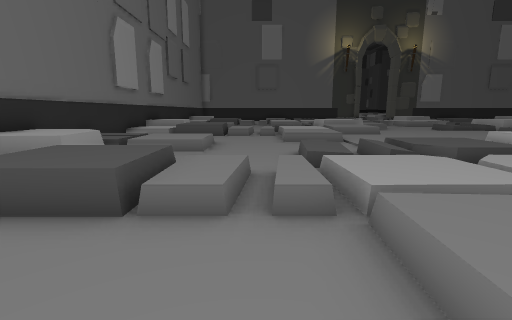
View 1 (above)

22 first-person views from a walk through a Unity game level. The camera is 1.2 m above the floor, tilts 10° down and sees 85° across. The floor is counted in squares, 1 m on a side. Each view is taken from the middle of a square. On the plan, view 1 faces up. The plan holds only what a view shows up to about 13 squares ahead; the rest is blank. The place goes on beyond the plan. The player is left out.

View 2
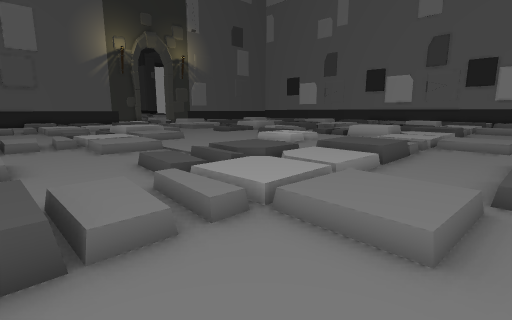

View 3
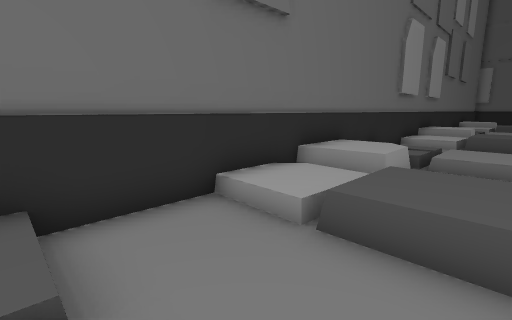

View 4
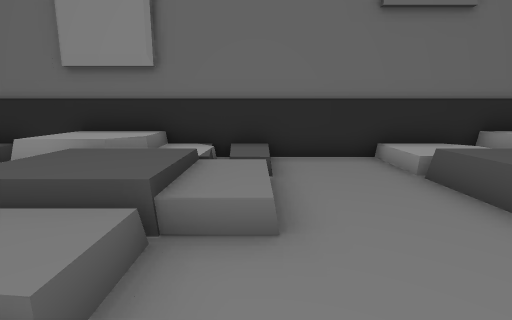

View 5
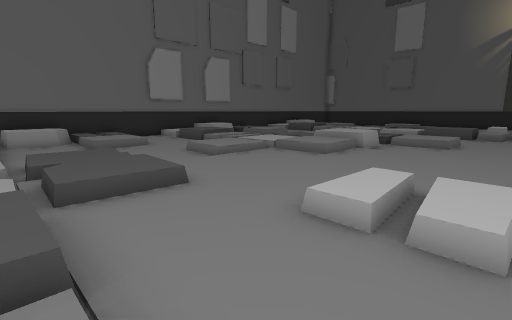

View 6
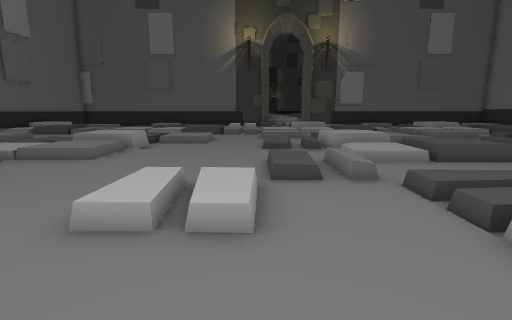

View 7
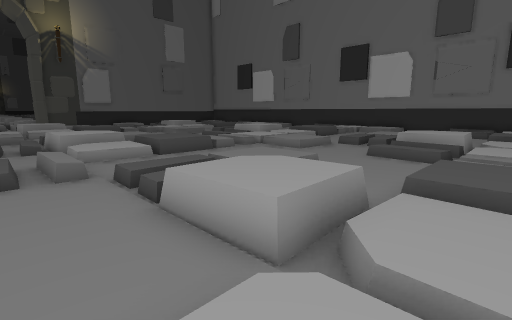

View 8
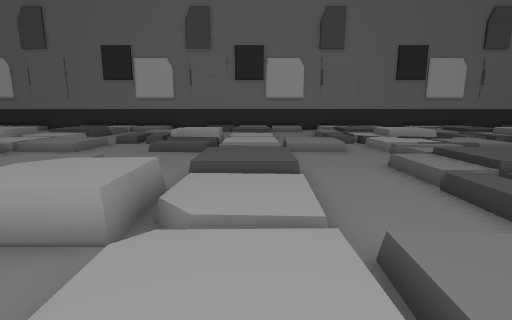

View 9
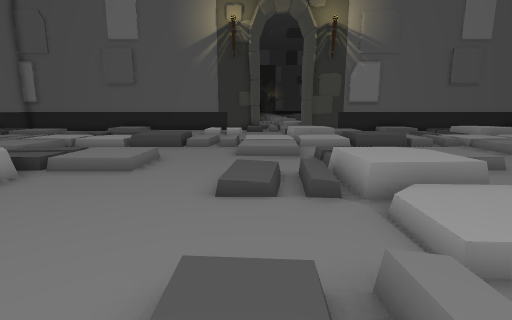

View 10
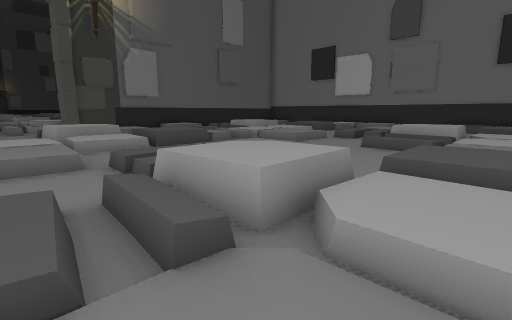

View 11
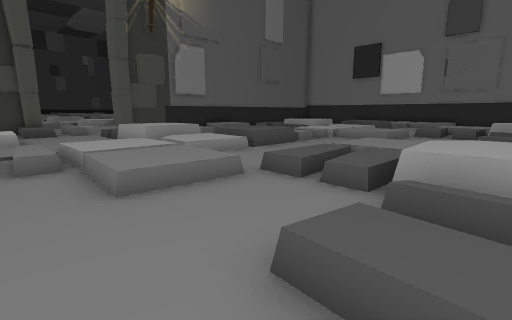

View 12
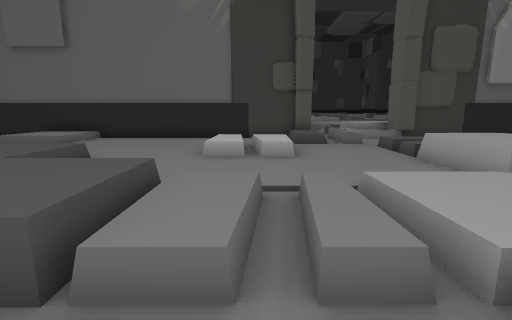

View 13
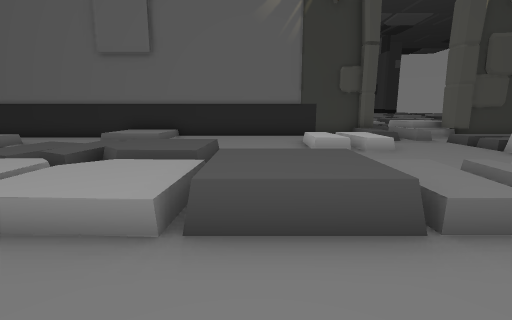

View 14
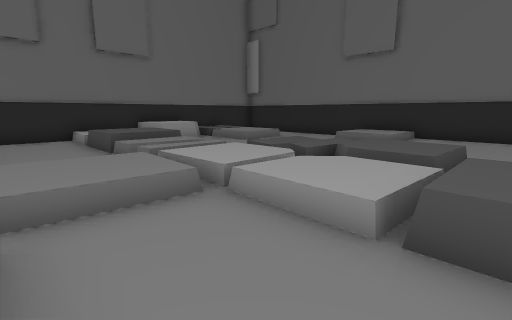

View 15
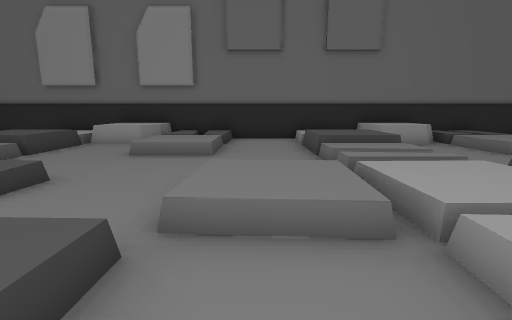

View 16
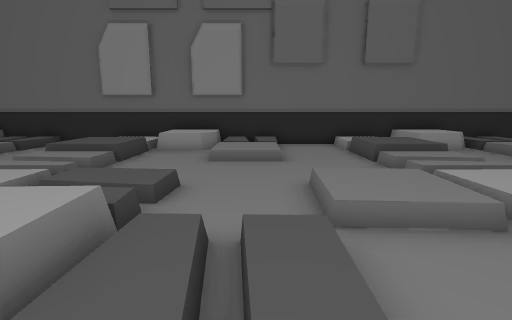

View 17
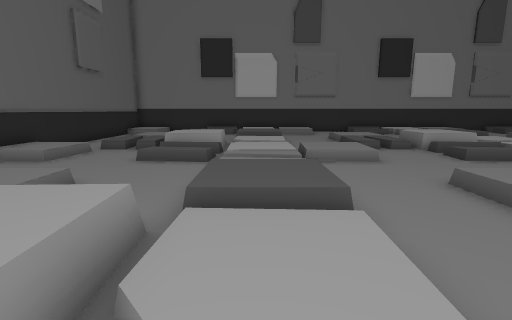

View 18
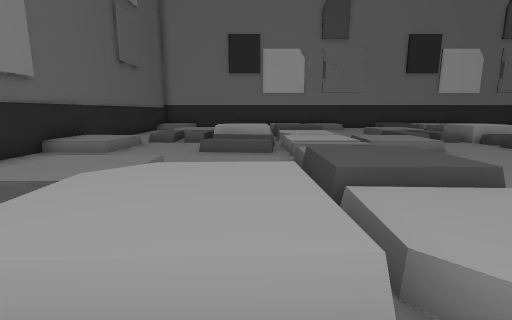

View 19
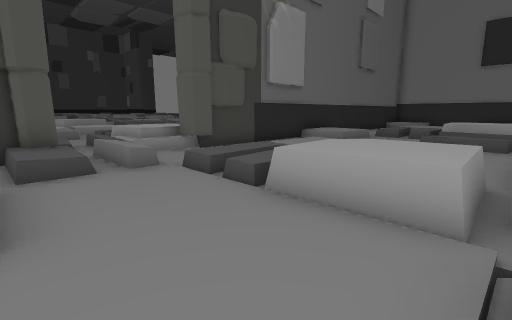

View 20
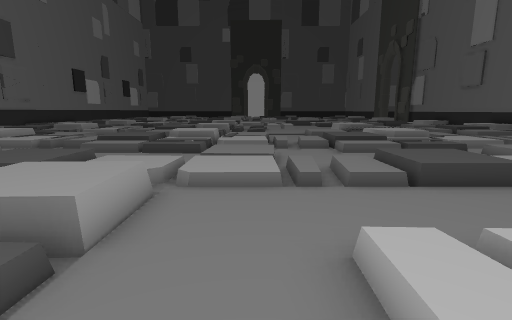

View 21
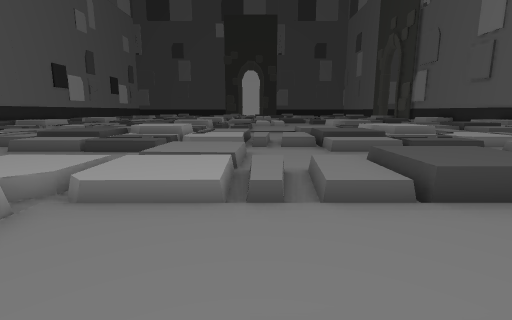

View 22
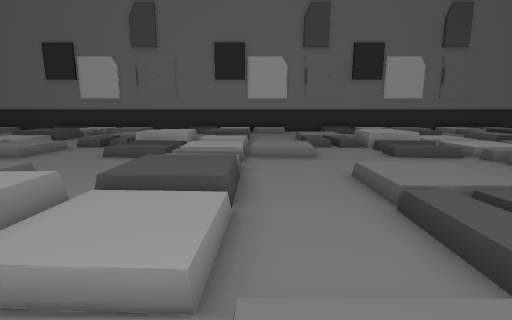

### Floor plan
Key: @ floor where view 1 was taken; # wall or solid block; x gap in a wall; . main floor; : floor 0.25 m higher than the main floor; + floor 0.5 m higher than the main floor; * floor 0.75 m higher than the main floor; / step, stairs or slope; = window, fence, low wall or low ledge; ^ raised ledge; v drop or lower ground; O other object.
Columns run from 6 left of view 1 to 26 right of it. Each row starts with its distance up from view 1.
 37                     =
 36                    :+**
 35                    //=#
 34  ##################///###########
 33 #  ..../::........O/..   ...::/
 32 #   .../::........O/..     .::/.
 31 #O/ /.     ....///../::/// .../::
 30 #O/::      ....+//..//:::/.....//
 29 ^^///.    ../..///../^////....=^/
 28 ^^^....////+/ ......^^^  ...O.^^^
 27 ^^^....////+/ ......^^^.....O.^^^
 26 #==^^/////.//../////=:====////=:.
 25 # ^^^O//::/::++://::/::++///:::::
 24 #O^^^O./::/::++=//::/:#===//::/::
 23 #..... /::........///.......://.
 22 #..... /::........::........::/
 21 #////..//////......///////../////
 20 #//::.....///::.....///::/....///
 19 # /::...../::::.....///::/....##
 18 ^^=....///=*x.....//^^^.....O/^^^
 17 ^^^....///**=.....:/^^^.....O/^^^
 16 ^^^^^..///=+=.....:/^^^....///x^^
 15 #O^^^O//::++/......./::++///:::::
 14 #O^^^O//::++/......./: ++#//::/::
 13 #    ..///........//...==...///
 12 #   .../::........+/........::/
 11 #//....///.......///./......///
 10 #O/::..........++/..///::/..../:
  9 #O/::..........+//..//:::/.....:
  8 ^^x...../////.......^^^../..//^^
  7 ^^^....//+/+/.......^^^.....:/^^^
  6 ^^^....//////.......^^^.....//x^^
  5 #O^^^O///:///++:///:/::++.::/:///
  4 #O^^^O//::/::++://::/:/++/ /::::
  3 #..^^///////=..=///////===/////
  2 #....../:: .......::........::/
  1 #....../:: .......::........::/
  0 #////.@...::///...  .::///....
 -1 #:/^^:..::.:://:::::.::///::::.
 -2 #:^^^: .:::::++:::::.::++.:::::
 -3 #*^^^  .:+**#===.::::* === :::
 -4 # v

Positions as (right, up) in squares from view 1, and headings:
1: (0, 0), facing up
2: (-2, 0), facing up-right
3: (-2, 0), facing up-left
4: (1, 0), facing left
5: (11, 5), facing up-left
6: (11, 5), facing up
7: (12, 4), facing up-right
8: (11, 4), facing right
9: (12, 11), facing up
10: (12, 14), facing up-right
11: (10, 17), facing up-right
12: (10, 22), facing up
13: (7, 21), facing up
14: (7, 21), facing up-left
15: (6, 22), facing left
16: (7, 20), facing left
17: (13, 25), facing right
18: (13, 27), facing right
19: (11, 26), facing up-right
20: (12, 11), facing down
21: (11, 9), facing down
22: (12, 13), facing right
